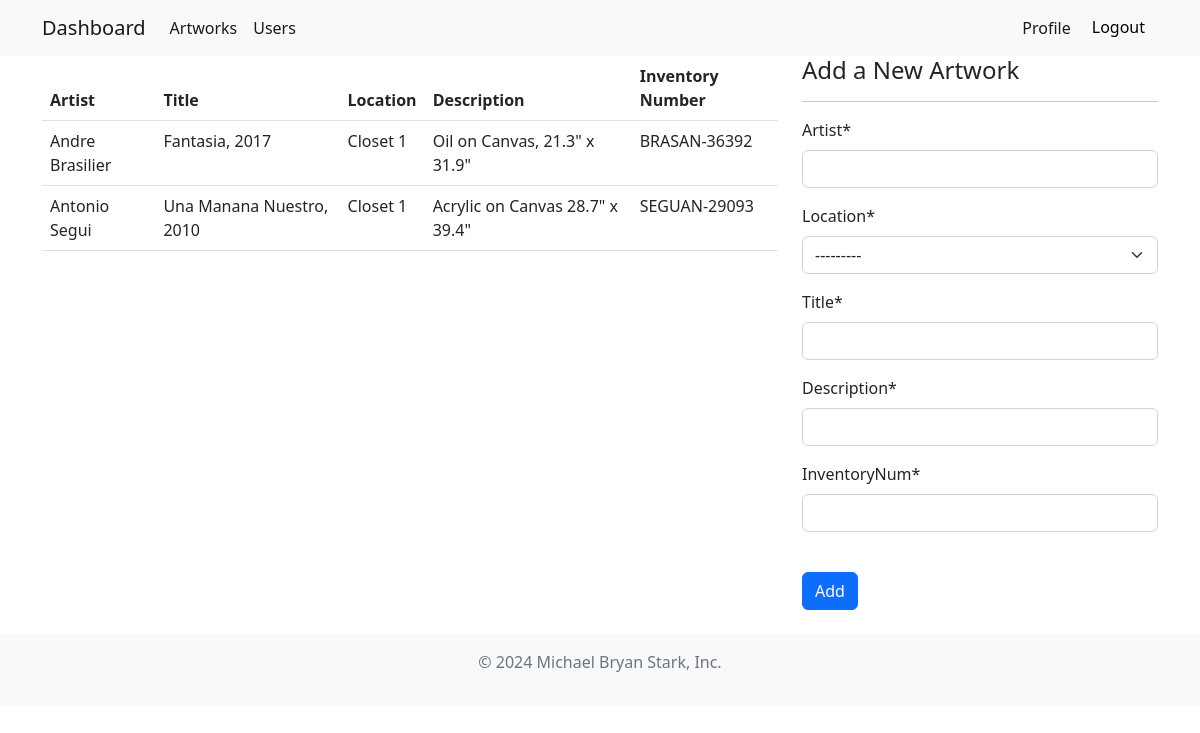
The app's page //products/ (signed in) with its own data.
### inventory/models.py (models this page shows, shortened)
class Product(models.Model):
    artist = models.CharField(max_length=100, null=True)
    location = models.CharField(max_length=20, choices=LOCATION, null=True)
    title = models.CharField(max_length=200, null=True)
    description = models.CharField(max_length=200, null=True)
    inventoryNum = models.CharField(max_length=100, null=True)

### inventory/views.py (the view)
# urls.py: path("products/", views.products, name="products"),
@login_required
def products(request):
    products = Product.objects.all()
    if request.method == "POST":
        form = ProductForm(request.POST)
        if form.is_valid():
            form.save()
            return redirect("products")
    else:
        form = ProductForm()
    context = {"title": "Products", "products": products, "form": form}
    return render(request, "inventory/products.html", context)

### inventory/forms.py
class ProductForm(forms.ModelForm):
    class Meta:
        model = Product
        fields = ["artist", "location", "title", "description", "inventoryNum"]

### inventory/templates/inventory/products.html (shortened to what this page needs)
{% extends 'inventory/base.html' %}
{% load crispy_forms_tags %}
{% block content %}
<div class="container">
    <div class="row">
        <div class="col-md-8">
            <table class="table">
                <thead>
                    <tr>
                        <th scope="col">Artist</th>
                        <th scope="col">Title</th>
                        <th scope="col">Location</th>
                        <th scope="col">Description</th>
                        <th scope="col">Inventory Number</th>
                    </tr>
                </thead>
                <tbody>
                    {% for product in products %}
                    <tr>
                        <td>{{ product.artist }}</td>
                        <td>{{ product.title }}</td>
                        <td>{{ product.location }}</td>
                        <td>{{ product.description }}</td>
                        <td>{{ product.inventoryNum }}</td>
                    </tr>
                    {% endfor %}
                </tbody>
            </table>
        </div>
        {% if user.is_staff and user.is_superuser %}
        <div class="col-md-4">
            <form method="POST">
                <h4>Add a New Artwork</h4>
                <hr>
                {{ form|crispy}}
                <br>
                <button type="submit" class="btn btn-primary">Add</button>
            </form>
        </div>
        {% else %}
        <div class="col-md-4">
        </div>
        {% endif %}
    </div>
</div>
{% endblock %}

### inventory/templates/inventory/base.html (shortened to what this page needs)
<!doctype html>
<html lang="en">
<head>
  <link href="https://cdn.jsdelivr.net/npm/bootstrap@5.2.0-beta1/dist/css/bootstrap.min.css" rel="stylesheet"
>
</head>
<body>
  {% if user.is_authenticated and user.is_staff and user.is_superuser%}
  <nav class="navbar navbar-expand-lg bg-light">
    <div class="container">
      <a class="navbar-brand" href="{% url 'dash' %}">Dashboard</a>
      <div class="collapse navbar-collapse" id="navbarSupportedContent">
        <ul class="navbar-nav me-auto mb-2 mb-lg-0">
          <li class="nav-item">
            <a class="nav-link active" aria-current="page" href="{% url 'products' %}">Artworks</a>
          </li>
          <li class="nav-item">
            <a class="nav-link active" aria-current="page" href="{% url 'users' %}">Users</a>
          </li>
        </ul>
        <ul class="navbar-nav ml-auto mb-2 mb-lg-0">
          <li class="nav-item">
            <a class="nav-link active" aria-current="page" href="{% url 'user' %}">Profile</a>
          </li>
          <li class="nav-item">
            <form method="post" action="{% url 'logout' %}">
              <button type="submit" class="btn btn-light">Logout</button>
          </form>
          </li>
        </ul>
      </div>
    </div>
  </nav>
  {% endif %}
  {% block content %}
  {% endblock %}
  <div class="bg-light">
    <footer class="py-3 my-4">
      <p class="text-center text-muted">&copy; 2024 Michael Bryan Stark, Inc.</p>
    </footer>
  </div>
</body>
</html>

### records on screen
Product: artist "Andre Brasilier", title "Fantasia, 2017", location "Closet 1", description "Oil on Canvas, 21.3\" x 31.9\"", inventoryNum "BRASAN-36392"
Product: artist "Antonio Segui", title "Una Manana Nuestro, 2010", location "Closet 1", description "Acrylic on Canvas 28.7\" x 39.4\"", inventoryNum "SEGUAN-29093"
